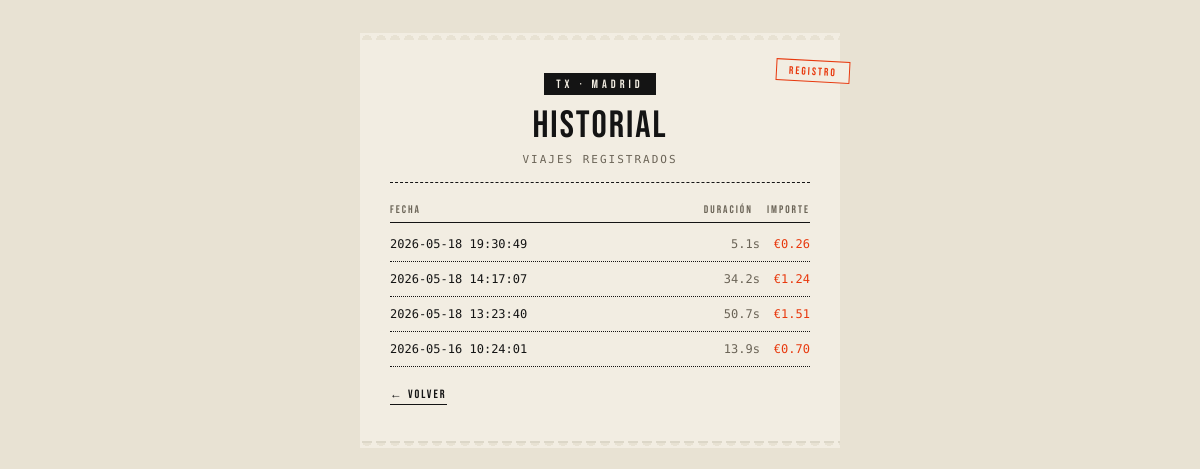
The app's page /historial (signed in), older data.
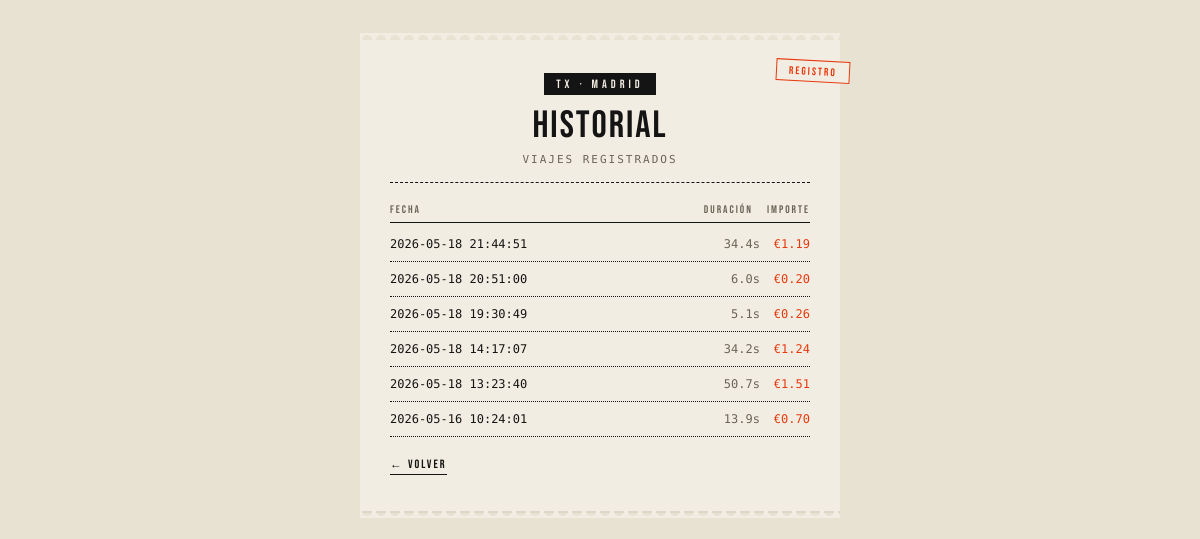
The same page, newer data.
### tables this page shows
CREATE TABLE trips (
            id INTEGER PRIMARY KEY AUTOINCREMENT,
            user_id INTEGER,
            fecha TEXT,
            duracion REAL,
            tiempo_detenido REAL,
            tiempo_movimiento REAL,
            precio REAL
        );

### app.py (the view)
@app.route('/historial')
def historial():
    if 'user_id' not in session:
        return redirect(url_for('login'))
    if taxi.trip_active:
        flash("Hay un viaje en curso. Finalizalo para ver el historial.")
        return redirect(url_for('index'))
    conn = sqlite3.connect("taximeter.db")
    cursor = conn.cursor()
    cursor.execute("SELECT fecha, duracion, tiempo_detenido, tiempo_movimiento, precio FROM trips WHERE user_id = ? ORDER BY fecha DESC", (session['user_id'],))
    viajes = cursor.fetchall()
    conn.close()
    return render_template('historial.html', viajes=viajes)

### templates/historial.html (shortened to what this page needs)
<!DOCTYPE html>
<html lang="es">
<head>
    <link rel="stylesheet" href="{{ url_for('static', filename='style.css') }}">
</head>
<body>
    <div class="ticket">
        <div class="screen-tag">REGISTRO</div>
        <div class="ticket-head">
            <div class="brand-mark">TX · MADRID</div>
            <h1 class="brand-title">HISTORIAL</h1>
            <div class="brand-sub">VIAJES REGISTRADOS</div>
        </div>
        {% if viajes %}
            <div class="hist-head">
                <span>FECHA</span>
                <span>DURACIÓN</span>
                <span>IMPORTE</span>
            </div>
            {% for viaje in viajes %}
                <div class="hist-row">
                    <span class="date">{{ viaje[0] }}</span>
                    <span class="dur">{{ viaje[1] }}s</span>
                    <span class="price">€{{ "%.2f"|format(viaje[4]) }}</span>
                </div>
            {% endfor %}
        {% else %}
            <div class="empty-state">No hay viajes registrados todavía.</div>
        {% endif %}
        <a href="/" class="back-link">← VOLVER</a>
    </div>
</body>
</html>

Row changes from the older to the newer data that the page shows:
added trips: fecha "2026-05-18 21:44:51", duracion "34.4", precio "1.19"
added trips: fecha "2026-05-18 20:51:00", duracion "6.0", precio "0.20"
